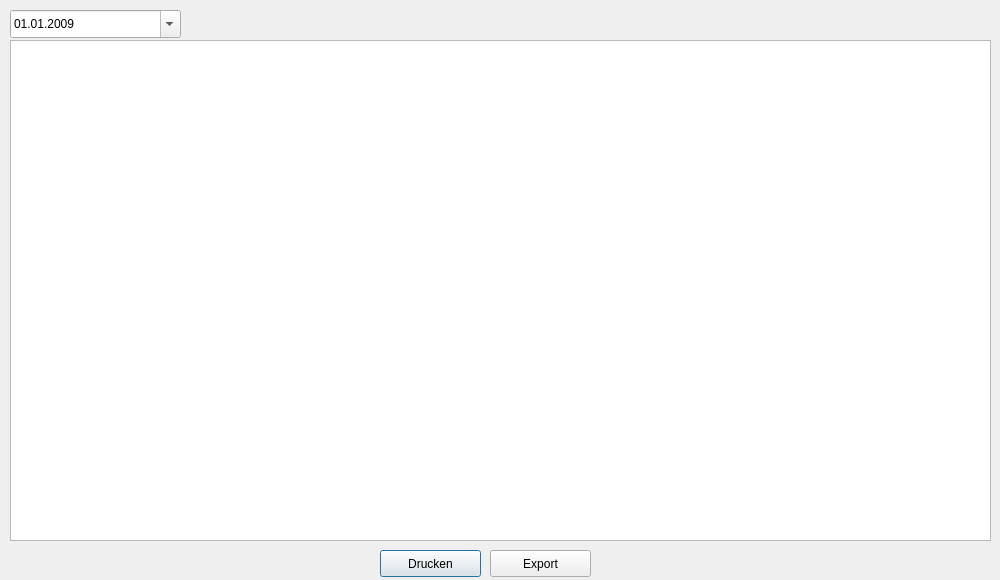
<?xml version="1.0" encoding="UTF-8"?>
<ui version="4.0">
 <class>CDlgUniList</class>
 <widget class="QDialog" name="CDlgUniList">
  <property name="geometry">
   <rect>
    <x>0</x>
    <y>0</y>
    <width>1000</width>
    <height>580</height>
   </rect>
  </property>
  <property name="windowTitle">
   <string>Dialog</string>
  </property>
  <property name="windowIcon">
   <iconset resource="lava2res.qrc">
    <normaloff>:/images/res/icon.ico</normaloff>:/images/res/icon.ico</iconset>
  </property>
  <widget class="QPushButton" name="pushButtonPrint">
   <property name="geometry">
    <rect>
     <x>380</x>
     <y>550</y>
     <width>101</width>
     <height>27</height>
    </rect>
   </property>
   <property name="text">
    <string>Drucken</string>
   </property>
  </widget>
  <widget class="QTableWidget" name="tableWidget">
   <property name="geometry">
    <rect>
     <x>10</x>
     <y>40</y>
     <width>981</width>
     <height>501</height>
    </rect>
   </property>
   <property name="alternatingRowColors">
    <bool>true</bool>
   </property>
   <property name="selectionBehavior">
    <enum>QAbstractItemView::SelectRows</enum>
   </property>
   <property name="gridStyle">
    <enum>Qt::SolidLine</enum>
   </property>
   <property name="sortingEnabled">
    <bool>true</bool>
   </property>
   <property name="columnCount">
    <number>0</number>
   </property>
  </widget>
  <widget class="QDateEdit" name="dateEditFrom">
   <property name="geometry">
    <rect>
     <x>10</x>
     <y>10</y>
     <width>171</width>
     <height>28</height>
    </rect>
   </property>
   <property name="minimumDate">
    <date>
     <year>2009</year>
     <month>1</month>
     <day>1</day>
    </date>
   </property>
   <property name="displayFormat">
    <string>dd.MM.yyyy</string>
   </property>
   <property name="calendarPopup">
    <bool>true</bool>
   </property>
  </widget>
  <widget class="QPushButton" name="pushButtonExport">
   <property name="geometry">
    <rect>
     <x>490</x>
     <y>550</y>
     <width>101</width>
     <height>27</height>
    </rect>
   </property>
   <property name="text">
    <string>Export</string>
   </property>
  </widget>
 </widget>
 <resources>
  <include location="lava2res.qrc"/>
 </resources>
 <connections/>
</ui>
